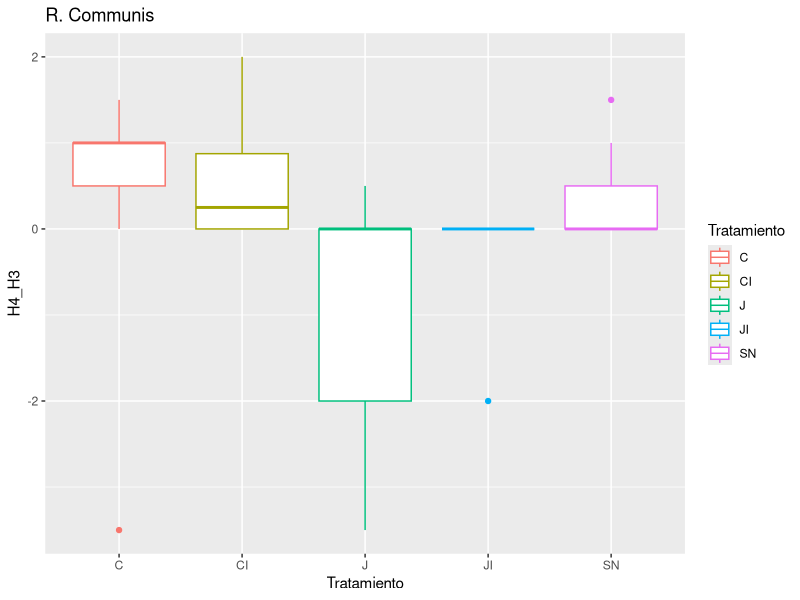
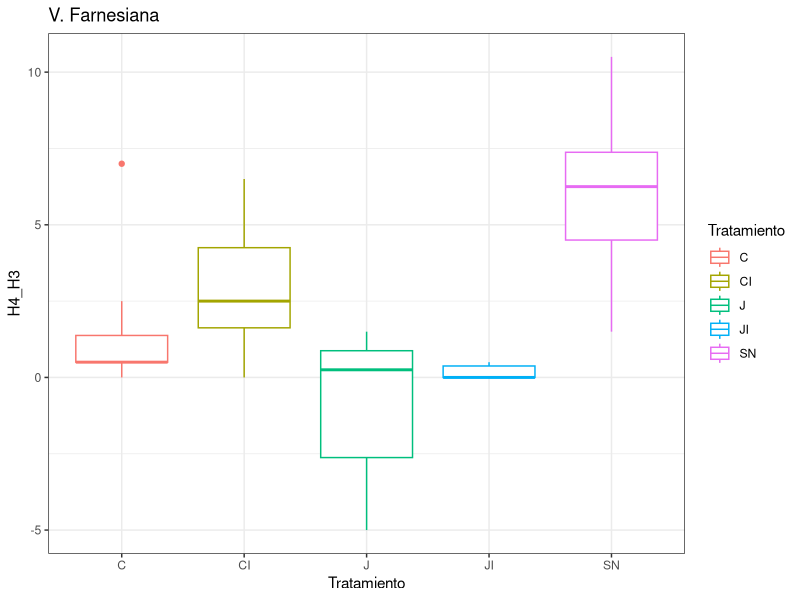
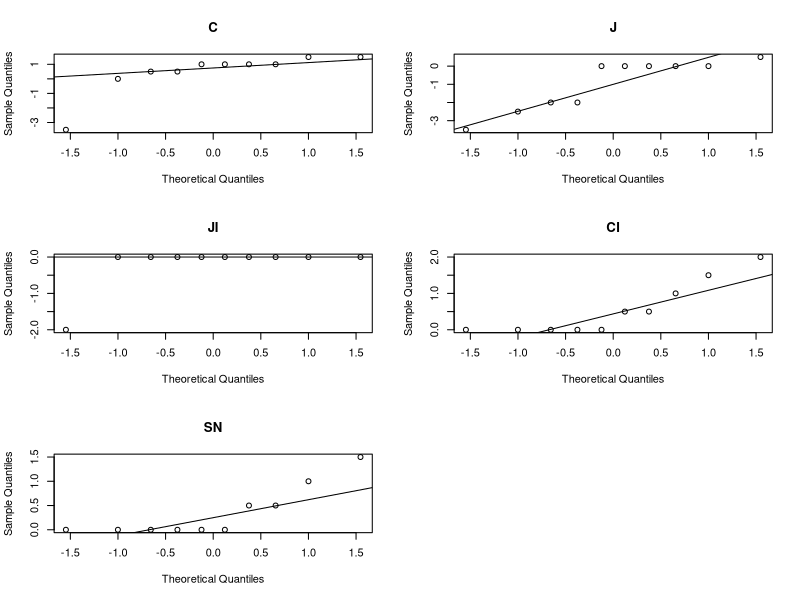
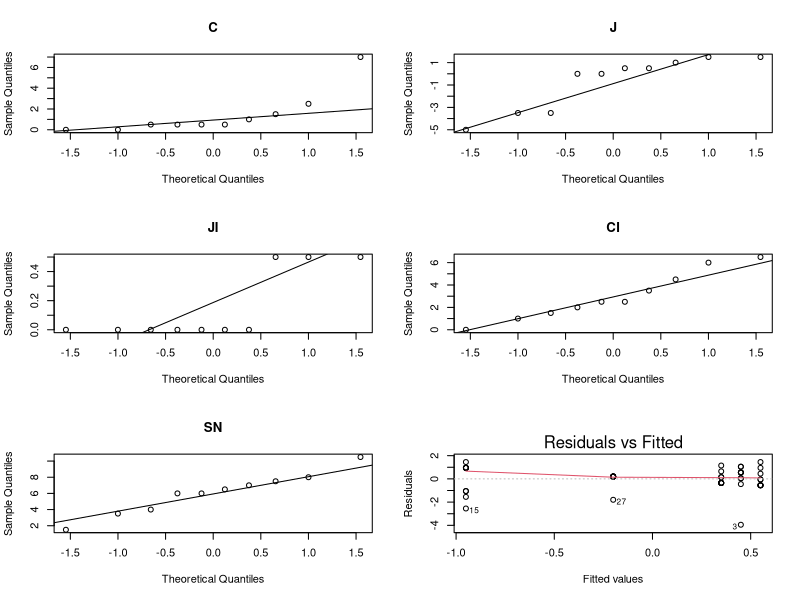
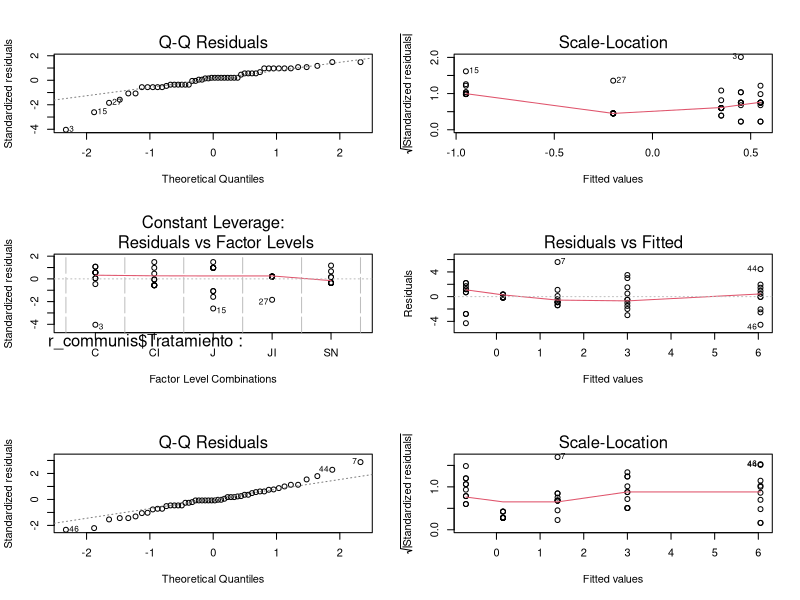
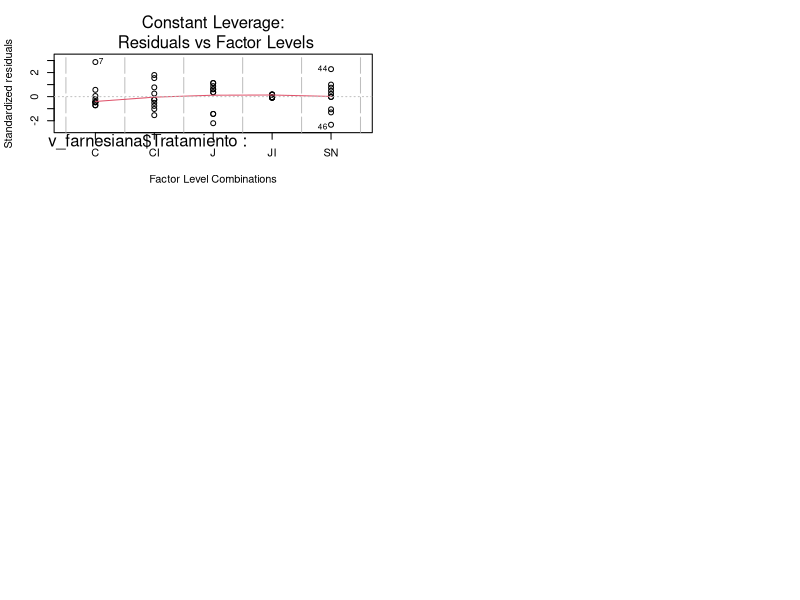

The R script that drew these images, in order:
## ---- chunk 1
knitr::opts_chunk$set(echo = TRUE)
## ---- chunk 2
library(tidyr)
library(readr)

library(readxl)
data <- read_excel("dif_semanal.xlsx")
r_communis <- read_excel("dif_semanal_rcommunis.xlsx")
v_farnesiana <- read_excel("dif_semanal_Vfarnesiana.xlsx")

# total de diferencias de crecimiento por planta y tratamiento
data = as.data.frame(data)

# r communis, crecimeinto semana 4-3
r_communis = r_communis[,c(1,2,3,6)]
r_communis = as.data.frame(r_communis)
r_communis

# v. farnesiana, crecimiento semana 4-3
v_farnesiana = v_farnesiana[,c(1,2,3,6)]
v_farnesiana = as.data.frame(v_farnesiana)
v_farnesiana

## ---- chunk 3

#R. Communis
library(ggplot2)
ggplot(data = r_communis, aes(x = Tratamiento, y = H4_H3, color = Tratamiento)) +
    geom_boxplot() +
  ggtitle("R. Communis")
    theme_bw()

## ---- chunk 4
#V. Farnesiana
ggplot(data = v_farnesiana, aes(x = Tratamiento, y = H4_H3, color = Tratamiento)) +
    geom_boxplot() +
  ggtitle("V. Farnesiana") +
    theme_bw()
## ---- chunk 5

# R. communis
par(mfrow = c(3,2))
qqnorm(r_communis[r_communis$Tratamiento == "C","H4_H3"], main = "C")
qqline(r_communis[r_communis$Tratamiento == "C","H4_H3"])

qqnorm(r_communis[r_communis$Tratamiento == "J","H4_H3"], main = "J")
qqline(r_communis[r_communis$Tratamiento == "J","H4_H3"])

qqnorm(r_communis[r_communis$Tratamiento == "JI","H4_H3"], main = "JI")
qqline(r_communis[r_communis$Tratamiento == "JI","H4_H3"])

qqnorm(r_communis[r_communis$Tratamiento == "CI","H4_H3"], main = "CI")
qqline(r_communis[r_communis$Tratamiento == "CI","H4_H3"])

qqnorm(r_communis[r_communis$Tratamiento == "SN","H4_H3"], main = "SN")
qqline(r_communis[r_communis$Tratamiento == "SN","H4_H3"])




# V. farnesiana
par(mfrow = c(3,2))
qqnorm(v_farnesiana[v_farnesiana$Tratamiento == "C","H4_H3"], main = "C")
qqline(v_farnesiana[v_farnesiana$Tratamiento == "C","H4_H3"])

qqnorm(v_farnesiana[v_farnesiana$Tratamiento == "J","H4_H3"], main = "J")
qqline(v_farnesiana[v_farnesiana$Tratamiento == "J","H4_H3"])

qqnorm(v_farnesiana[v_farnesiana$Tratamiento == "JI","H4_H3"], main = "JI")
qqline(v_farnesiana[v_farnesiana$Tratamiento == "JI","H4_H3"])

qqnorm(v_farnesiana[v_farnesiana$Tratamiento == "CI","H4_H3"], main = "CI")
qqline(v_farnesiana[v_farnesiana$Tratamiento == "CI","H4_H3"])

qqnorm(v_farnesiana[v_farnesiana$Tratamiento == "SN","H4_H3"], main = "SN")
qqline(v_farnesiana[v_farnesiana$Tratamiento == "SN","H4_H3"])




## ---- chunk 6

library(nortest)

# R. communis
by(data = r_communis,INDICES = r_communis$Tratamiento,FUN = function(x){ lillie.test(x$H4_H3)})


# v. farnesiana
by(data = v_farnesiana,INDICES = v_farnesiana$Tratamiento,FUN = function(x){ lillie.test(x$H4_H3)})

## ---- chunk 7

# R. Communis

shapiro.test(r_communis$H4_H3)

#V. Farnesiana
shapiro.test(v_farnesiana$H4_H3)
## ---- chunk 8

anova_r_communis <- aov(r_communis$H4_H3 ~ r_communis$Tratamiento)
summary(anova_r_communis)



anova_v_farnesiana <- aov(v_farnesiana$H4_H3 ~ v_farnesiana$Tratamiento)
summary(anova_v_farnesiana)

## ---- chunk 9

plot(anova_r_communis)
plot(anova_v_farnesiana)
